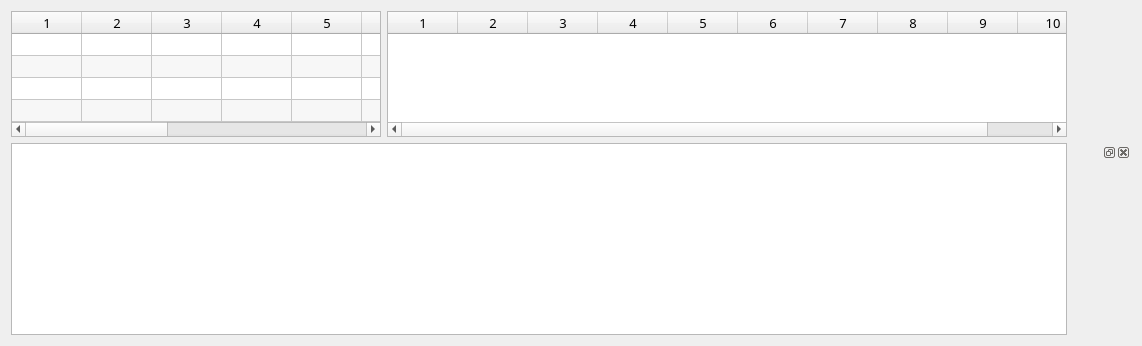
     <widget class="QWidget" name="widget">
      <attribute name="icon">
       <iconset resource="../res/resources.qrc">
        <normaloff>:/icons/s1.png</normaloff>:/icons/s1.png</iconset>
      </attribute>
      <attribute name="title">
       <string/>
      </attribute>
      <layout class="QGridLayout" name="gridLayout">
       <item row="1" column="1">
        <widget class="QDockWidget" name="dockWidget">
         <property name="maximumSize">
          <size>
           <width>350</width>
           <height>800</height>
          </size>
         </property>
         <widget class="ViewSettingsWidget" name="dockWidgetContents"/>
        </widget>
       </item>
       <item row="1" column="0">
        <widget class="GraphicsView" name="graphicsView"/>
       </item>
       <item row="0" column="0">
        <layout class="QHBoxLayout" name="horizontalLayout">
         <item>
          <widget class="QTableWidget" name="anchorTable">
           <property name="sizePolicy">
            <sizepolicy hsizetype="Minimum" vsizetype="Minimum">
             <horstretch>0</horstretch>
             <verstretch>0</verstretch>
            </sizepolicy>
           </property>
           <property name="minimumSize">
            <size>
             <width>370</width>
             <height>112</height>
            </size>
           </property>
           <property name="maximumSize">
            <size>
             <width>350</width>
             <height>16777215</height>
            </size>
           </property>
           <property name="font">
            <font>
             <family>微软雅黑</family>
             <pointsize>10</pointsize>
             <weight>9</weight>
             <italic>false</italic>
             <bold>false</bold>
            </font>
           </property>
           <property name="sizeAdjustPolicy">
            <enum>QAbstractScrollArea::AdjustToContents</enum>
           </property>
           <property name="alternatingRowColors">
            <bool>true</bool>
           </property>
           <property name="rowCount">
            <number>4</number>
           </property>
           <property name="columnCount">
            <number>12</number>
           </property>
           <attribute name="horizontalHeaderDefaultSectionSize">
            <number>70</number>
           </attribute>
           <attribute name="horizontalHeaderMinimumSectionSize">
            <number>70</number>
           </attribute>
           <attribute name="horizontalHeaderStretchLastSection">
            <bool>false</bool>
           </attribute>
           <attribute name="verticalHeaderVisible">
            <bool>false</bool>
           </attribute>
           <attribute name="verticalHeaderDefaultSectionSize">
            <number>18</number>
           </attribute>
           <attribute name="verticalHeaderHighlightSections">
            <bool>true</bool>
           </attribute>
           <attribute name="verticalHeaderMinimumSectionSize">
            <number>18</number>
           </attribute>
           <row/>
           <row/>
           <row/>
           <row/>
           <column/>
           <column/>
           <column/>
           <column/>
           <column/>
           <column/>
           <column/>
           <column/>
           <column/>
           <column/>
           <column/>
           <column/>
          </widget>
         </item>
         <item>
          <widget class="QTableWidget" name="tagTable">
           <property name="sizePolicy">
            <sizepolicy hsizetype="Minimum" vsizetype="Minimum">
             <horstretch>0</horstretch>
             <verstretch>0</verstretch>
            </sizepolicy>
           </property>
           <property name="minimumSize">
            <size>
             <width>660</width>
             <height>112</height>
            </size>
           </property>
           <property name="maximumSize">
            <size>
             <width>700</width>
             <height>16777215</height>
            </size>
           </property>
           <property name="font">
            <font>
             <family>微软雅黑</family>
             <pointsize>10</pointsize>
             <weight>9</weight>
             <italic>false</italic>
             <bold>false</bold>
            </font>
           </property>
           <property name="sizeAdjustPolicy">
            <enum>QAbstractScrollArea::AdjustToContents</enum>
           </property>
           <property name="alternatingRowColors">
            <bool>true</bool>
           </property>
           <property name="rowCount">
            <number>0</number>
           </property>
           <property name="columnCount">
            <number>10</number>
           </property>
           <attribute name="horizontalHeaderDefaultSectionSize">
            <number>70</number>
           </attribute>
           <attribute name="horizontalHeaderMinimumSectionSize">
            <number>70</number>
           </attribute>
           <attribute name="horizontalHeaderStretchLastSection">
            <bool>false</bool>
           </attribute>
           <attribute name="verticalHeaderDefaultSectionSize">
            <number>18</number>
           </attribute>
           <attribute name="verticalHeaderMinimumSectionSize">
            <number>18</number>
           </attribute>
           <column/>
           <column/>
           <column/>
           <column/>
           <column/>
           <column/>
           <column/>
           <column/>
           <column/>
           <column/>
          </widget>
         </item>
        </layout>
       </item>
      </layout>
     </widget>
